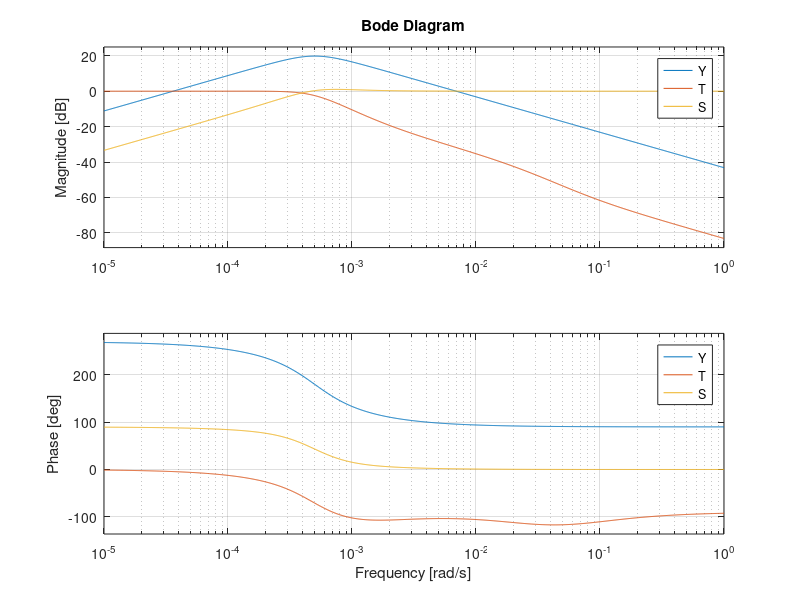

The MATLAB source for this figure: (Note: this script raises an error after producing the figure.)
%Load files for Simulink Model
load('IV_data_linear.mat')
s = tf('s');

%battery model arameters
Rc =0.015; 
Cc = 2400;
Cbat = 5*3600;
alpha =0.65;
R0=0.01;

%tunning parameters
K = -18000/.65;   %gain
zeta = 0.707;     %damping ratio
wn = 0.0005;      %natural frequency

%continuous time ss model
A = [-1/(Rc*Cc) 0; 0 0] ;
B = [1/Cc; -1/Cbat];
C = [-1 alpha];
D = -R0;

SI = [s 0;0 s];
Gp = C*(SI-A)^-1*B+D; %plant
Y = K*wn^2*s/(s^2+2*zeta*wn*s+wn^2); %youla
T = minreal(Gp*Y); %complimentary
S = minreal(1-T);  %sensitivity
Gc = Y/(1-Y*Gp);   %controller
L = Gc*Gp;         %open loop TF
sysTF = Gc*Gp/(1+Gc*Gp); %actual sys TF

figure(1)
bode(Y,T,S), legend('Y','T','S')
figure(2)
step(sysTF), stepinfo(sysTF)
